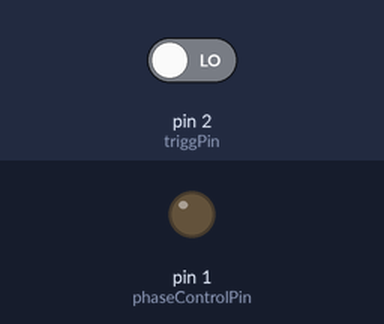
The sketch below on a simulated Arduino Uno, built with avr-gcc and run on an emulated ATmega328P. Parts: output pins drawn as LEDs (lit = HIGH). The test bench sets the inputs (shaded band); at power-on: pin 2 (triggPin) LOW.

Above: at 1.2 s.
1.3 s: pin 2 (triggPin) driven HIGH
At 2.1 s:
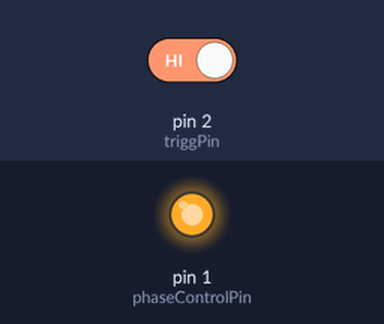
Timing chart, 0 to 4.3 s (numbered marks = the images above; inputs shaded):
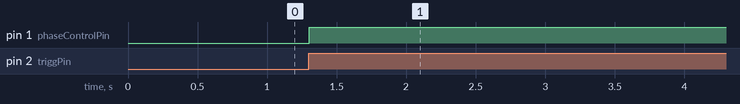

The sketch:

controlic.ino
```cpp
int phaseControlPin = 1;
int analogPin = A0;
int triggPin =  2;
int currentState = 0;
int previousState = 0;
//int controll=0;

void setup() {
   //Serial.begin(9600);
   pinMode(phaseControlPin, OUTPUT);
   pinMode(triggPin, INPUT);
  // Serial.begin(9600);
}

void dimmer(int percentage, int outputPin){
//entrada 0-1023 en percentage
//120hz = 0.00833s = 8.33ms = 8333us
//lower percentage value ==higher power
int a = 0;
if(percentage<=3){
  digitalWrite(outputPin,HIGH);
}
else if(percentage>850){//valor obtenido en prueba
  digitalWrite(outputPin,LOW);
}
else{//respuesta linear
  digitalWrite(outputPin,LOW);
  //rango de operacion de delayUs 3-8332us
  a = percentage*(8.0482); //el numero magico se obtiene de 8332/1023
  //Serial.println(a);
  delayMicroseconds(a);
  digitalWrite(outputPin,HIGH);
}
}

void loop() {

   int set = 0;

   currentState=digitalRead(triggPin);
   //Serial.println(analogRead(analogPin));

   if(currentState!=previousState){
    set = analogRead(analogPin);
    dimmer(set,phaseControlPin);
    }
   previousState=currentState;
}
```

Measured:
- after the input at 1.3 s, pin 1 (phaseControlPin): LOW → HIGH at once
